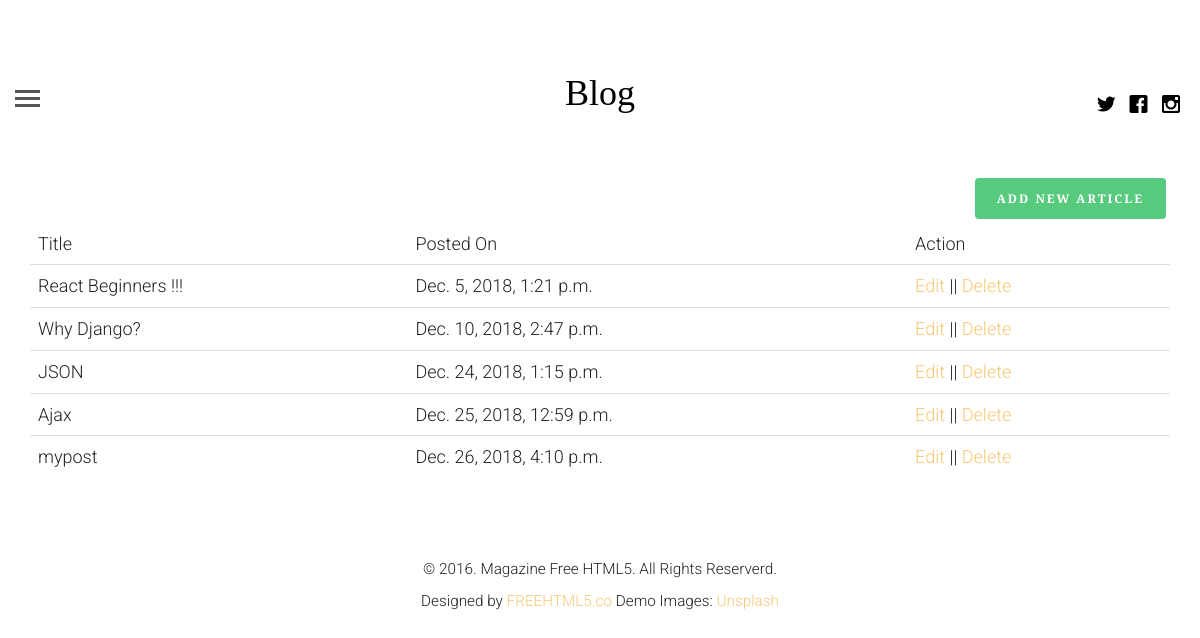
Page /user (signed in) on the earlier database version.
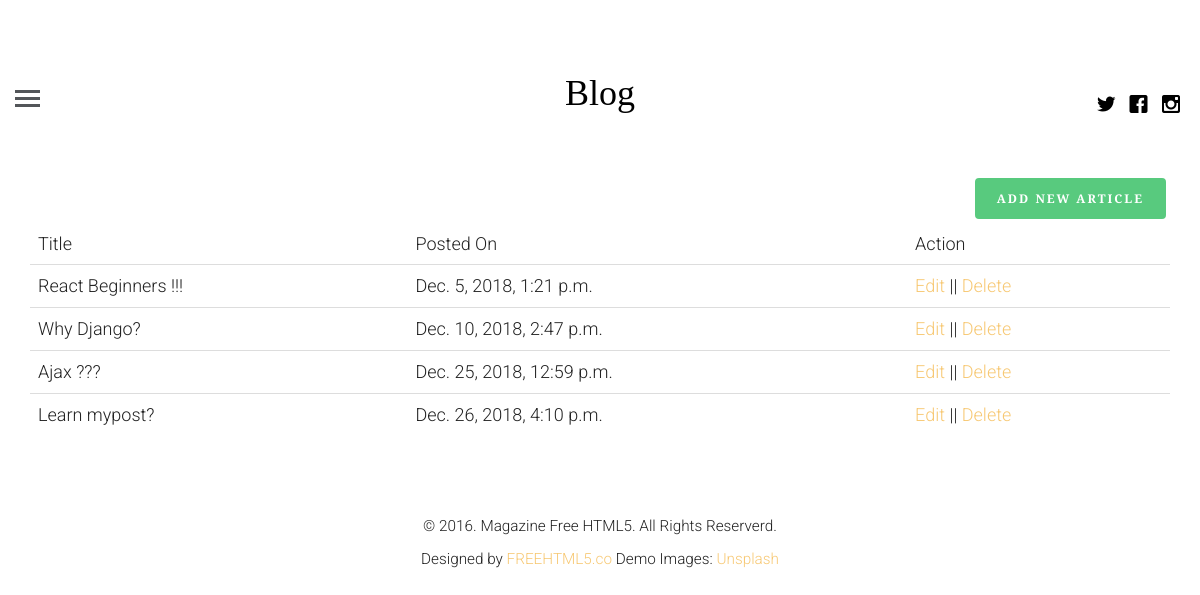
Same page on the later database version.
### BlogApp/models.py (models this page shows, shortened)
class article(models.Model):
    article_author = models.ForeignKey(author, on_delete=models.CASCADE)
    title = models.CharField(max_length=200)
    body = RichTextUploadingField()
    image = models.FileField()
    publish_date = models.DateTimeField(auto_now=False, auto_now_add=True)
    update_date = models.DateTimeField(auto_now=True, auto_now_add=False)
    category = models.ForeignKey(category, on_delete=models.CASCADE)

### BlogApp/views.py (the view, shortened to what this page needs)
# urls.py: path('user', views.userView, name="user"),
def userView(request):
    if request.user.is_authenticated:
        profile = get_object_or_404(User, id=request.user.id)
        author_profile = author.objects.filter(name=profile.id)
        if author_profile:
            authorUser = get_object_or_404(author,name=request.user.id)
            post = article.objects.filter(article_author=authorUser.id)
            return render(request,'user.html',{'post':post, 'profile':authorUser})
    else:
        return redirect('login')

### templates/user.html (shortened to what this page needs)
{% extends 'base.html' %}
{% load static %}
{% block content %}
  <div class="container">
      <a href="{% url 'create' %}" class="btn btn-success pull pull-right">Add New Article</a>
    <table class="table table-hover">
        <thead>
            <tr>
                <td>Title</td>
                <td>Posted On</td>
                <td>Action</td>
            </tr>
        </thead>
        <tbody>
            {% for p in post %}
            <tr>
                <td>{{ p.title }}</td>
                <td>{{ p.publish_date }}</td>
                <td><a href="{% url 'update' id=p.id %}">Edit</a> || <a href="{% url 'delete' id=p.id %}">Delete</a></td>
            </tr>
            {% endfor %}
        </tbody>
    </table>
  </div>
{% endblock %}

### templates/base.html (shortened to what this page needs)
<!DOCTYPE html>
 <html class="no-js">
	<head>
			{% load static %}
	<link rel="stylesheet" href="{% static 'css/animate.css' %}">
	<link rel="stylesheet" href="{% static 'css/icomoon.css' %}">
	<link rel="stylesheet" href="{% static 'css/bootstrap.css' %}">
    <link rel="stylesheet" href="{% static 'css/style.css' %}">
	</head>
	<body>
	<header id="fh5co-header">
		<div class="container-fluid">
			<div class="row">
				<a href="#" class="js-fh5co-nav-toggle fh5co-nav-toggle"><i></i></a>
				<ul class="fh5co-social">
					<li><a href="#"><i class="icon-twitter"></i></a></li>
					<li><a href="#"><i class="icon-facebook"></i></a></li>
					<li><a href="#"><i class="icon-instagram"></i></a></li>
				</ul>
				<div class="col-lg-12 col-md-12 text-center">
					<h1 id="fh5co-logo"><a href="{% url 'home' %}">Blog</a></h1>
				</div>
			</div>
		</div>
	</header>
	<div class="container-fluid">
		<div class="row fh5co-post-entry">
            {% block content %}
            {% endblock %}
            </div>
        </div>
	<footer id="fh5co-footer">
            <p><small>&copy; 2016. Magazine Free HTML5. All Rights Reserverd. <br> Designed by <a href="http://freehtml5.co" target="_blank">FREEHTML5.co</a>  Demo Images: <a href="http://unsplash.com/" target="_blank">Unsplash</a></small></p>
        </footer>
        </body>
    </html>

### BlogApp/static/css/icomoon.css (style rules this page uses)
[class^="icon-"], [class*=" icon-"] { font-family: 'icomoon' !important; speak: none; font-style: normal; font-weight: normal; font-variant: normal; text-transform: none; line-height: 1; -webkit-font-smoothing: antialiased; -moz-osx-font-smoothing: grayscale; }
.icon-facebook:before { content: "\ea67"; }
.icon-instagram:before { content: "\ea6f"; }
.icon-twitter:before { content: "\ea7c"; }

### BlogApp/static/css/style.css (style rules this page uses)
html { background: #fff; }
body { font-family: "Roboto", arial, sans-serif; font-size: 18px; font-weight: 300; line-height: 1.8; color: #222; background: #fff; }
a { color: #f7c873; -webkit-transition: 0.5s; -o-transition: 0.5s; transition: 0.5s; }
h1, h2, h3, h4, h5, h6 { font-family: "Playfair Display", times, serif; color: #000; }
p { margin-bottom: 30px; }
.btn { margin-right: 4px; margin-bottom: 4px; font-family: "Playfair Display", times, serif; font-size: 12px; letter-spacing: 2px; text-transform: uppercase; font-weight: 700; -webkit-border-radius: 4px; -moz-border-radius: 4px; -ms-border-radius: 4px; border-radius: 4px; -webkit-transition: 0.5s; -o-transition: 0.5s; transition: 0.5s; }
.btn-success { background: #58ca7e; color: #fff; border: 2px solid #58ca7e; }
#fh5co-header { padding: 3em 3em; float: left; width: 100%; }
@media screen and (max-width: 1200px) { #fh5co-header { padding-left: 15px; padding-right: 15px; } }
#fh5co-header .fh5co-nav-toggle { position: absolute; top: 4.2em; left: 3em; z-index: 99; }
@media screen and (max-width: 1200px) { #fh5co-header .fh5co-nav-toggle { top: 4em; left: 15px; } }
#fh5co-header .fh5co-social { position: absolute !important; right: 3em !important; top: 3.2em; z-index: 99; -webkit-transition: 0.5s; -o-transition: 0.5s; transition: 0.5s; }
@media screen and (max-width: 1200px) { #fh5co-header .fh5co-social { right: 15px !important; top: 3.2em; } }
#fh5co-header #fh5co-logo { text-align: center; }
#fh5co-header #fh5co-logo a { color: #000; }
.fh5co-social { padding: 0; margin: 30px 0 0 0; position: relative; }
.fh5co-social li { padding: 0; margin: 0; list-style: none; display: inline; }
.fh5co-social li a { font-size: 20px; padding: 4px; color: #000; }
#fh5co-footer { padding: 3em 0; text-align: center; }
.fh5co-nav-toggle { width: 25px; height: 25px; cursor: pointer; text-decoration: none; }
.fh5co-nav-toggle i { position: relative; display: -moz-inline-stack; display: inline-block; zoom: 1; *display: inline; width: 25px; height: 3px; color: #535659; font: bold 14px/.4 Helvetica; text-transform: uppercase; text-indent: -55px; background: #535659; transition: all .2s ease-out; }
.fh5co-nav-toggle i::before, .fh5co-nav-toggle i::after { content: ''; width: 25px; height: 3px; background: #535659; position: absolute; left: 0; -webkit-transition: 0.2s; -o-transition: 0.2s; transition: 0.2s; }
.fh5co-nav-toggle i::before { top: -7px; }
.fh5co-nav-toggle i::after { bottom: -7px; }
.fh5co-nav-toggle { position: absolute; top: 18px; left: 0; z-index: 21; padding: 6px 0 0 0; display: block; margin: 0 auto; display: block; height: 44px; width: 25px; border-bottom: none !important; }

Differences in the rows shown:
removed article: title "JSON", publish_date "Dec. 24, 2018, 1:15 p.m."
changed article: title "Ajax" → "Ajax ???"
changed article: title "mypost" → "Learn mypost?"
